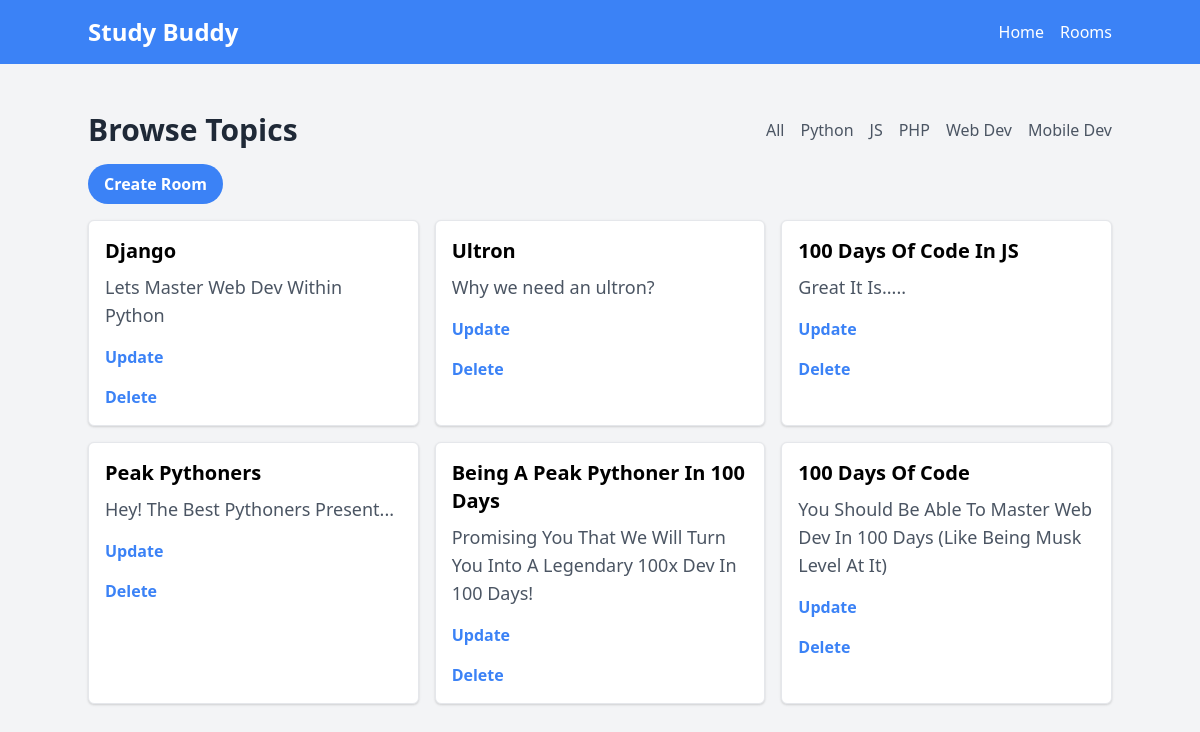
The app's page /, older data.
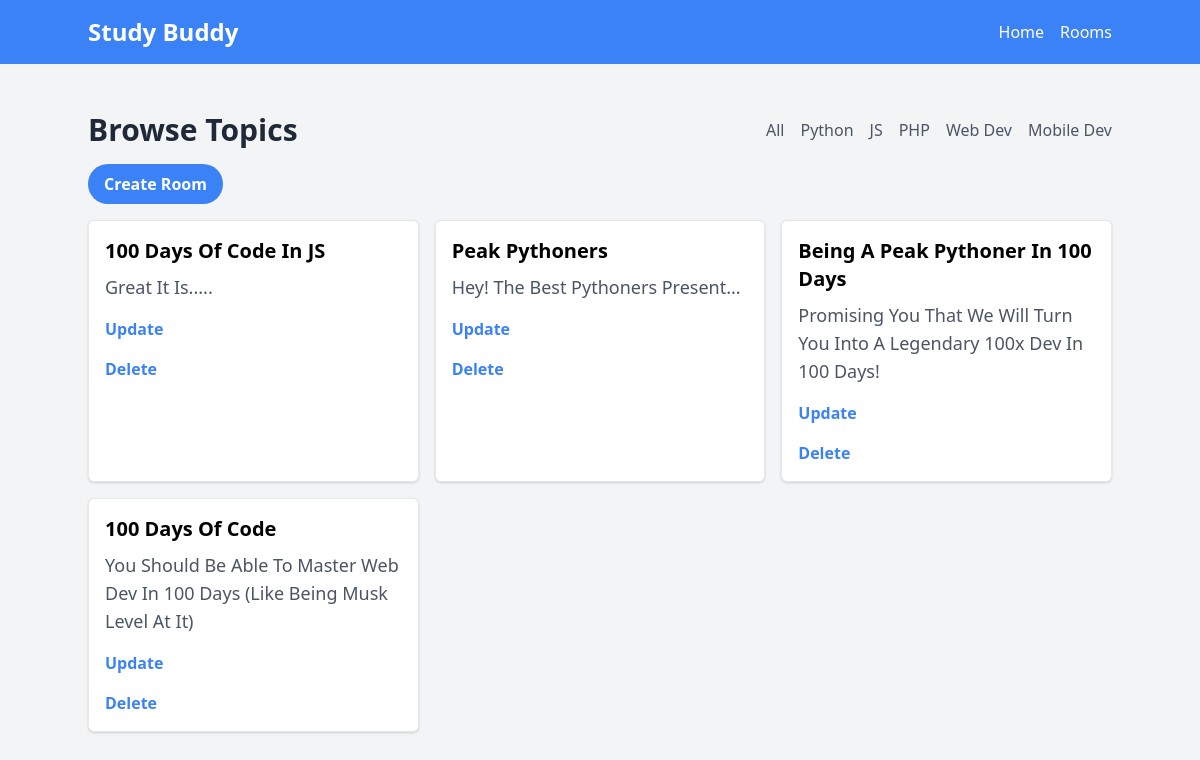
The same page, newer data.
### base/models.py (models this page shows, shortened)
class Topic(models.Model):
    name = models.CharField(max_length=200)

class Room(models.Model):
    host = models.ForeignKey(User, on_delete=models.SET_NULL, null = True)
    topic = models.ForeignKey(Topic, on_delete=models.SET_NULL, null = True)
    name = models.CharField(max_length=200)
    description = models.TextField(null=True, blank=True)
    updated = models.DateTimeField(auto_now=True)
    created = models.DateTimeField(auto_now_add=True)
    class Meta:
        ordering = ["-updated", "-created"]

### base/views.py (the view)
# urls.py: 2. Add a URL to urlpatterns:  path('', views.home, name='home')
def home(request):
    search = request.GET.get("search")
    if search == None or search == "All":
        rooms = Room.objects.all()
    else:
        rooms = Room.objects.filter(topic__name__icontains=search)
    topics = Topic.objects.all()
    context = {"rooms" : rooms, "topics": topics}
    return render(request,  "base/home.html", context)

### base/templates/base/home.html
{% extends "mainlayout.html" %}
{% block content %}
<div class="container mx-auto mt-8">
    <div class="py-4">
        <div class="container mx-auto">
            <div class="flex items-center justify-between">
                <h2 class="text-gray-800 text-3xl font-semibold">Browse Topics</h2>
                <ul class="flex space-x-4">
                    <li>
                        <a href="{% url 'home' %}?search=All" class="text-gray-600 hover:text-indigo-500 hover:underline transition duration-300">All</a>
                    </li>
                    {% for topic in topics %}
                    <li>
                        <a href="{% url 'home' %}?search={{topic.name}}" class="text-gray-600 hover:text-indigo-500 hover:underline transition duration-300">{{topic.name}}</a>
                    </li>
                    {% endfor %}
                </ul>
            </div>
        </div>
    </div>
        <a href="{% url 'create-room' %}" class="bg-blue-500 text-white font-bold py-2 px-4 rounded-full hover:bg-blue-700 hover:shadow-md transition duration-300 mb-4 inline-block">Create Room</a>
    <div class="grid grid-cols-1 md:grid-cols-2 lg:grid-cols-3 gap-4">
        {% for room in rooms %}
            <div class="bg-white border p-4 rounded-md shadow">
                <a href="{% url 'room' room.id %}">
                    <h5 class="text-xl font-bold mb-2">{{ room.name }}</h5>
                    <p class="text-lg text-gray-600">{{ room.description }}</p>
                </a>
                <a href="{% url 'update-room' room.id %}" class="mt-4 block text-blue-500 font-semibold hover:underline">Update</a>
                <a href="{% url 'delete-room' room.id %}" class="mt-4 block text-blue-500 font-semibold hover:underline">Delete</a>
            </div>
        {% endfor %}
    </div>
</div>
{% endblock content %}

### Templates/mainlayout.html (shortened to what this page needs)
<!DOCTYPE html>
<html lang="en">
<head>
    <link href="https://cdn.jsdelivr.net/npm/tailwindcss@2.2.15/dist/tailwind.min.css" rel="stylesheet">
</head>
<body class="bg-gray-100">
    {% include "navigation.html" %}
    {% block content %}
    {% endblock %}
</body>
</html>

### Templates/navigation.html
<nav class="bg-blue-500 p-4 text-white">
    <div class="container mx-auto flex justify-between items-center">
        <a href="{% url 'home' %}" class="text-2xl font-bold">Study Buddy</a>
        <ul class="flex space-x-4">
            <li><a href="{% url 'home' %}" class="hover:underline">Home</a></li>
            <li><a href="{% url 'room' primary_key=1 %}" class="hover:underline">Rooms</a></li>
        </ul>
    </div>
</nav>

Row changes from the older to the newer data that the page shows:
removed Room: name "Django", description "Lets Master Web Dev Within Python"
removed Room: name "Ultron", description "Why we need an ultron?"
